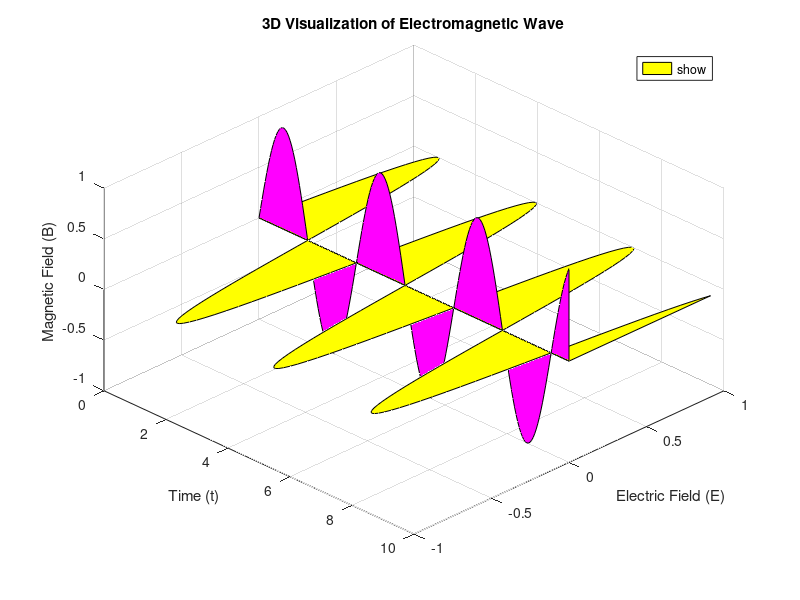

This figure's MATLAB source:
% Electromagnetic Wave Parameters
w = 2;                     % Angular frequency
t = linspace(0, 10, 200);   % Time vector
x = ones(size(t));          % Spatial constant
k = pi / 2;                 % Wavenumber
c = cos(w * t - k * x);     % Wave function

% Visualization of Electric and Magnetic Fields
figure
% Electric Field (E)
patch([t fliplr(t)], [c zeros(size(c))], [zeros(size(t)) zeros(size(t))], 'yellow', 'DisplayName', 'Electric Field (E)');

hold on;

% Magnetic Field (B)
patch([t fliplr(t)], [zeros(size(t)) zeros(size(t))], [c zeros(size(c))], 'magenta', 'DisplayName', 'Magnetic Field (B)');

hold off;

% Grid, View, and Legend
grid on;
view(45, 45);  % Set the 3D view angle
title('3D Visualization of Electromagnetic Wave');
xlabel('Time (t)');
ylabel('Electric Field (E)');
zlabel('Magnetic Field (B)');

% Add Legend
legend('show', 'Location', 'best');